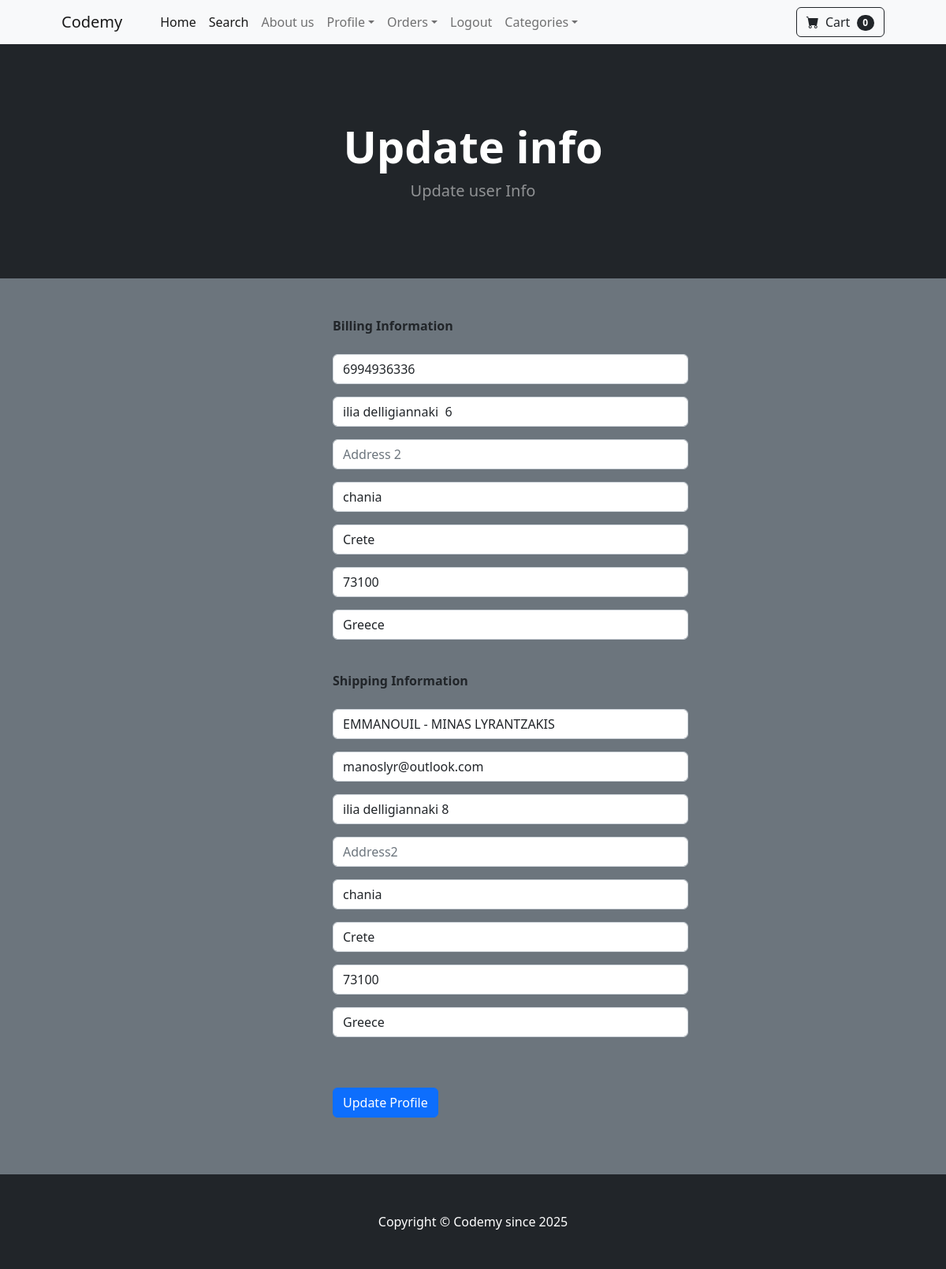
The page /update_info/ (signed in) on the database its author committed.
### store/models.py (models this page shows, shortened)
class Profile(models.Model):
    user = models.OneToOneField(User, on_delete=models.CASCADE)
    date_modifeid = models.DateTimeField(User, auto_now=True)
    phone = models.CharField(max_length=20, blank=True)
    address1 = models.CharField(max_length=200, blank=True)
    address2 = models.CharField(max_length=200, blank=True)
    city = models.CharField(max_length=200, blank=True)
    state = models.CharField(max_length=200, blank=True)
    zipcode = models.CharField(max_length=200, blank=True)
    country = models.CharField(max_length=200, blank=True)
    old_cart = models.CharField(max_length=200, blank=True, null=True)

### payment/models.py (models this page shows, shortened)
class ShippingAddress(models.Model):
	user = models.ForeignKey(User, on_delete=models.CASCADE, null=True, blank=True)
	shipping_full_name = models.CharField(max_length=255)
	shipping_email = models.CharField(max_length=255)
	shipping_address1 = models.CharField(max_length=255)
	shipping_address2 = models.CharField(max_length=255, null=True, blank=True)
	shipping_city = models.CharField(max_length=255)
	shipping_state = models.CharField(max_length=255, null=True, blank=True)
	shipping_zipcode = models.CharField(max_length=255, null=True, blank=True)
	shipping_country = models.CharField(max_length=255)
	class Meta:
		verbose_name_plural = "Shipping Address"

### store/views.py (the view)
# urls.py: path('update_info/', views.update_info, name='update_info'),
def update_info(request):
    if request.user.is_authenticated:
        current_user = Profile.objects.get(user__id=request.user.id)
        shipping_user = ShippingAddress.objects.get(user__id=request.user.id)
        form = UserInfoForm(request.POST or None, instance=current_user)
        shipping_form = ShippingForm(request.POST or None, instance=shipping_user)
        if form.is_valid() or shipping_form.is_valid():
            form.save()
            shipping_form.save()
            messages.success(request, "Your Info Has Been Updated!!")
            return redirect("home")
        return render(
            request, "update_info.html", {"form": form, "shipping_form": shipping_form}
        )
    else:
        messages.success(request, "You Must Be Logged In To Access That Page!!")
        return redirect("home")

### store/forms.py
class UserInfoForm(forms.ModelForm):
	phone = forms.CharField(label="", widget=forms.TextInput(attrs={'class':'form-control', 'placeholder':'Phone'}), required=False)
	address1 = forms.CharField(label="", widget=forms.TextInput(attrs={'class':'form-control', 'placeholder':'Address 1'}), required=False)
	address2 = forms.CharField(label="", widget=forms.TextInput(attrs={'class':'form-control', 'placeholder':'Address 2'}), required=False)
	city = forms.CharField(label="", widget=forms.TextInput(attrs={'class':'form-control', 'placeholder':'City'}), required=False)
	state = forms.CharField(label="", widget=forms.TextInput(attrs={'class':'form-control', 'placeholder':'State'}), required=False)
	zipcode = forms.CharField(label="", widget=forms.TextInput(attrs={'class':'form-control', 'placeholder':'Zipcode'}), required=False)
	country = forms.CharField(label="", widget=forms.TextInput(attrs={'class':'form-control', 'placeholder':'Country'}), required=False)
	class Meta:
		model = Profile
		fields = ('phone', 'address1', 'address2', 'city', 'state', 'zipcode', 'country', )

### cart/cart.py (called while the page is built)
    def __len__(self):
        return len(self.cart)

### cart/context_processors.py (called while the page is built)
def cart(request):
	return {'cart': Cart(request)}

### store/templates/update_info.html
{% extends "base.html" %} {% block content %}
<header class="bg-dark py-5">
  <div class="container px-4 px-lg-5 my-5">
    <div class="text-center text-white">
      <h1 class="display-4 fw-bolder">Update info</h1>
      <p class="lead fw-normal text-white-50 mb-0">Update user Info</p>
    </div>
  </div>
</header>
<div class="container">
  <div class="row justify-content-center">
    <div class="col-md-5 offset-md-1">
      <br /><br />
      <strong>Billing Information</strong>
      <br /><br />
      <form method="POST" action="{% url  'update_info' %}">
        {% csrf_token %} {{ form.as_p }}
        <br />
        <strong>Shipping Information</strong>
        <br /><br />
        {{ shipping_form.as_p }}
        <br /><br />
        <button type="submit" class="btn btn-primary">Update Profile</button>
      </form>
      <br />
      <br /><br />
    </div>
  </div>
</div>
{% endblock %}

### store/templates/base.html (style rules this page uses)
body { background-color: #6c757d; display: flex; flex-direction: column; min-height: 100vh; }
html, body { height: 100%; margin: 0; display: flex; flex-direction: column; }

### rows shown on the page
Profile: phone "6994936336", address1 "ilia delligiannaki 6", city "chania", state "Crete", zipcode "73100", country "Greece"
ShippingAddress: shipping_full_name "EMMANOUIL - MINAS LYRANTZAKIS", shipping_email "manoslyr@outlook.com", shipping_address1 "ilia delligiannaki 8", shipping_city "chania", shipping_state "Crete", shipping_zipcode "73100", shipping_country "Greece"

### other values the page prints
{{ cart | length }} "0"
